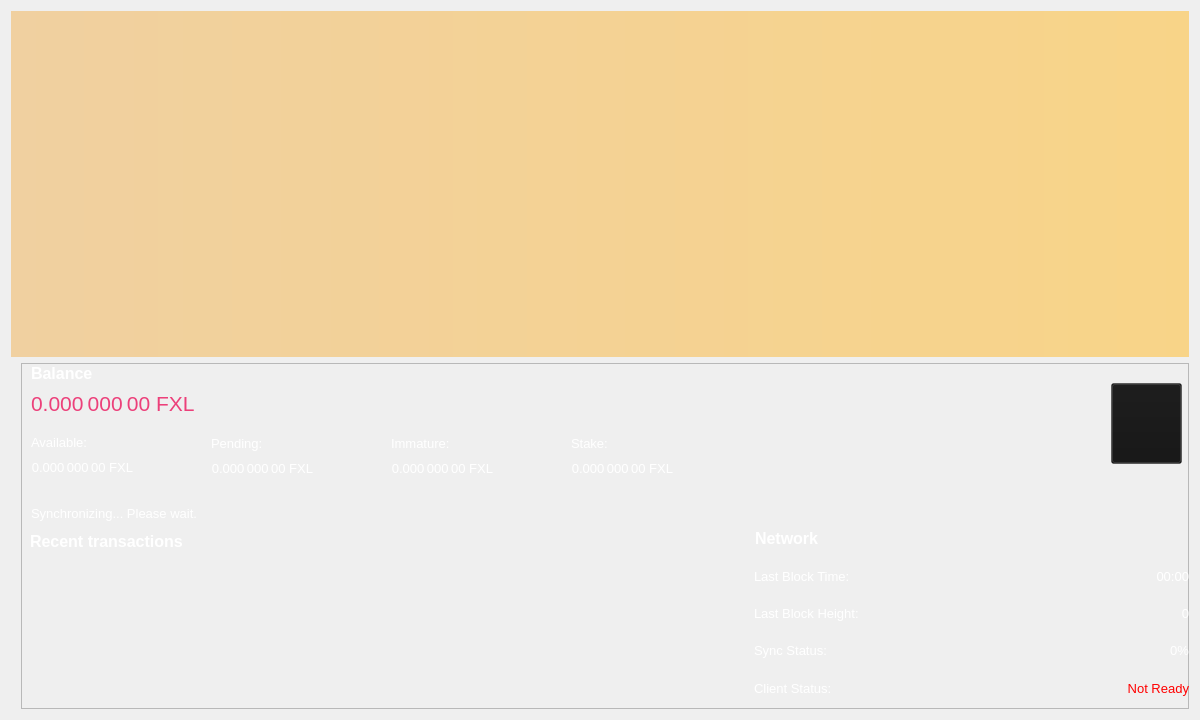
<?xml version="1.0" encoding="UTF-8"?>
<ui version="4.0">
 <class>OverviewPage</class>
 <widget class="QWidget" name="OverviewPage">
  <property name="geometry">
   <rect>
    <x>0</x>
    <y>0</y>
    <width>1200</width>
    <height>720</height>
   </rect>
  </property>
  <property name="minimumSize">
   <size>
    <width>1200</width>
    <height>700</height>
   </size>
  </property>
  <property name="font">
   <font>
    <weight>50</weight>
    <bold>false</bold>
   </font>
  </property>
  <property name="windowTitle">
   <string>Form</string>
  </property>
  <property name="styleSheet">
   <string notr="true">color: rgb(255, 255, 255);</string>
  </property>
  <layout class="QVBoxLayout" name="topLayout">
   <item>
    <widget class="QLabel" name="labelAlerts">
     <property name="visible">
      <bool>false</bool>
     </property>
     <property name="styleSheet">
      <string notr="true">background-color: qlineargradient(x1: 0, y1: 0, x2: 1, y2: 0, stop:0 #F0D0A0, stop:1 #F8D488); color:#000000;</string>
     </property>
     <property name="wordWrap">
      <bool>true</bool>
     </property>
     <property name="margin">
      <number>3</number>
     </property>
    </widget>
   </item>
   <item>
    <layout class="QHBoxLayout" name="horizontalLayout" stretch="1">
     <item>
      <layout class="QVBoxLayout" name="verticalLayout_2">
       <item>
        <widget class="QFrame" name="frame">
         <property name="maximumSize">
          <size>
           <width>16777215</width>
           <height>16777215</height>
          </size>
         </property>
         <property name="styleSheet">
          <string notr="true">margin-left: 10px;
</string>
         </property>
         <property name="frameShape">
          <enum>QFrame::StyledPanel</enum>
         </property>
         <property name="frameShadow">
          <enum>QFrame::Raised</enum>
         </property>
         <widget class="QLabel" name="labelTransactionsStatus">
          <property name="geometry">
           <rect>
            <x>10</x>
            <y>140</y>
            <width>300</width>
            <height>20</height>
           </rect>
          </property>
          <property name="minimumSize">
           <size>
            <width>300</width>
            <height>0</height>
           </size>
          </property>
          <property name="font">
           <font>
            <pointsize>10</pointsize>
           </font>
          </property>
          <property name="cursor">
           <cursorShape>WhatsThisCursor</cursorShape>
          </property>
          <property name="toolTip">
           <string>The displayed information may be out of date. Your wallet automatically synchronizes with the FlavorXL network after a connection is established, but this process has not completed yet.</string>
          </property>
          <property name="styleSheet">
           <string notr="true"/>
          </property>
          <property name="text">
           <string notr="true">Synchronizing... Please wait.</string>
          </property>
          <property name="alignment">
           <set>Qt::AlignLeading|Qt::AlignLeft|Qt::AlignVCenter</set>
          </property>
          <property name="indent">
           <number>0</number>
          </property>
         </widget>
         <widget class="QWidget" name="verticalLayoutWidget">
          <property name="geometry">
           <rect>
            <x>10</x>
            <y>0</y>
            <width>721</width>
            <height>88</height>
           </rect>
          </property>
          <layout class="QVBoxLayout" name="verticalLayout">
           <item>
            <layout class="QHBoxLayout" name="horizontalLayout_4">
             <item>
              <widget class="QLabel" name="label_5">
               <property name="font">
                <font>
                 <pointsize>12</pointsize>
                 <weight>75</weight>
                 <bold>true</bold>
                </font>
               </property>
               <property name="text">
                <string>Balance</string>
               </property>
               <property name="indent">
                <number>0</number>
               </property>
              </widget>
             </item>
             <item>
              <spacer name="horizontalSpacer_3">
               <property name="orientation">
                <enum>Qt::Horizontal</enum>
               </property>
               <property name="sizeHint" stdset="0">
                <size>
                 <width>40</width>
                 <height>20</height>
                </size>
               </property>
              </spacer>
             </item>
            </layout>
           </item>
           <item>
            <layout class="QHBoxLayout" name="horizontalLayout_2">
             <property name="spacing">
              <number>0</number>
             </property>
             <item>
              <widget class="QLabel" name="labelTotal">
               <property name="minimumSize">
                <size>
                 <width>400</width>
                 <height>30</height>
                </size>
               </property>
               <property name="maximumSize">
                <size>
                 <width>16777215</width>
                 <height>16777215</height>
                </size>
               </property>
               <property name="font">
                <font>
                 <pointsize>16</pointsize>
                 <weight>50</weight>
                 <bold>false</bold>
                </font>
               </property>
               <property name="cursor">
                <cursorShape>IBeamCursor</cursorShape>
               </property>
               <property name="toolTip">
                <string>Your current total balance</string>
               </property>
               <property name="styleSheet">
                <string notr="true">color: rgb(236, 64, 122);</string>
               </property>
               <property name="text">
                <string notr="true">0.000 000 00 FXL</string>
               </property>
               <property name="textFormat">
                <enum>Qt::AutoText</enum>
               </property>
               <property name="alignment">
                <set>Qt::AlignLeading|Qt::AlignLeft|Qt::AlignVCenter</set>
               </property>
               <property name="wordWrap">
                <bool>false</bool>
               </property>
               <property name="margin">
                <number>0</number>
               </property>
               <property name="indent">
                <number>0</number>
               </property>
               <property name="textInteractionFlags">
                <set>Qt::LinksAccessibleByMouse|Qt::TextSelectableByKeyboard|Qt::TextSelectableByMouse</set>
               </property>
              </widget>
             </item>
             <item>
              <spacer name="horizontalSpacer">
               <property name="orientation">
                <enum>Qt::Horizontal</enum>
               </property>
               <property name="sizeHint" stdset="0">
                <size>
                 <width>40</width>
                 <height>20</height>
                </size>
               </property>
              </spacer>
             </item>
            </layout>
           </item>
           <item>
            <spacer name="verticalSpacer">
             <property name="orientation">
              <enum>Qt::Vertical</enum>
             </property>
             <property name="sizeHint" stdset="0">
              <size>
               <width>20</width>
               <height>40</height>
              </size>
             </property>
            </spacer>
           </item>
          </layout>
         </widget>
         <widget class="QWidget" name="verticalLayoutWidget_2">
          <property name="geometry">
           <rect>
            <x>10</x>
            <y>69</y>
            <width>181</width>
            <height>71</height>
           </rect>
          </property>
          <layout class="QVBoxLayout" name="verticalLayout_3">
           <item>
            <layout class="QHBoxLayout" name="horizontalLayout_3">
             <item>
              <widget class="QLabel" name="labelBalanceText">
               <property name="font">
                <font>
                 <pointsize>10</pointsize>
                </font>
               </property>
               <property name="text">
                <string>Available:</string>
               </property>
               <property name="indent">
                <number>0</number>
               </property>
              </widget>
             </item>
             <item>
              <spacer name="horizontalSpacer_2">
               <property name="orientation">
                <enum>Qt::Horizontal</enum>
               </property>
               <property name="sizeHint" stdset="0">
                <size>
                 <width>40</width>
                 <height>20</height>
                </size>
               </property>
              </spacer>
             </item>
            </layout>
           </item>
           <item>
            <layout class="QHBoxLayout" name="horizontalLayout_5">
             <item>
              <widget class="QLabel" name="labelBalance">
               <property name="font">
                <font>
                 <pointsize>10</pointsize>
                 <weight>50</weight>
                 <bold>false</bold>
                </font>
               </property>
               <property name="cursor">
                <cursorShape>IBeamCursor</cursorShape>
               </property>
               <property name="toolTip">
                <string>Your current spendable balance</string>
               </property>
               <property name="text">
                <string notr="true">0.000 000 00 FXL</string>
               </property>
               <property name="alignment">
                <set>Qt::AlignRight|Qt::AlignTrailing|Qt::AlignVCenter</set>
               </property>
               <property name="indent">
                <number>0</number>
               </property>
               <property name="textInteractionFlags">
                <set>Qt::LinksAccessibleByMouse|Qt::TextSelectableByKeyboard|Qt::TextSelectableByMouse</set>
               </property>
              </widget>
             </item>
             <item>
              <spacer name="horizontalSpacer_4">
               <property name="orientation">
                <enum>Qt::Horizontal</enum>
               </property>
               <property name="sizeHint" stdset="0">
                <size>
                 <width>40</width>
                 <height>20</height>
                </size>
               </property>
              </spacer>
             </item>
            </layout>
           </item>
           <item>
            <spacer name="verticalSpacer_2">
             <property name="orientation">
              <enum>Qt::Vertical</enum>
             </property>
             <property name="sizeHint" stdset="0">
              <size>
               <width>20</width>
               <height>40</height>
              </size>
             </property>
            </spacer>
           </item>
          </layout>
         </widget>
         <widget class="QWidget" name="verticalLayoutWidget_3">
          <property name="geometry">
           <rect>
            <x>190</x>
            <y>70</y>
            <width>181</width>
            <height>71</height>
           </rect>
          </property>
          <layout class="QVBoxLayout" name="verticalLayout_4">
           <item>
            <layout class="QHBoxLayout" name="horizontalLayout_6">
             <item>
              <widget class="QLabel" name="labelPendingText">
               <property name="font">
                <font>
                 <pointsize>10</pointsize>
                </font>
               </property>
               <property name="text">
                <string>Pending:</string>
               </property>
               <property name="indent">
                <number>0</number>
               </property>
              </widget>
             </item>
             <item>
              <spacer name="horizontalSpacer_6">
               <property name="orientation">
                <enum>Qt::Horizontal</enum>
               </property>
               <property name="sizeHint" stdset="0">
                <size>
                 <width>40</width>
                 <height>20</height>
                </size>
               </property>
              </spacer>
             </item>
            </layout>
           </item>
           <item>
            <layout class="QHBoxLayout" name="horizontalLayout_7">
             <item>
              <widget class="QLabel" name="labelUnconfirmed">
               <property name="font">
                <font>
                 <pointsize>10</pointsize>
                 <weight>50</weight>
                 <bold>false</bold>
                </font>
               </property>
               <property name="cursor">
                <cursorShape>IBeamCursor</cursorShape>
               </property>
               <property name="toolTip">
                <string>Total of transactions that have yet to be confirmed, and do not yet count toward the spendable balance</string>
               </property>
               <property name="text">
                <string notr="true">0.000 000 00 FXL</string>
               </property>
               <property name="alignment">
                <set>Qt::AlignRight|Qt::AlignTrailing|Qt::AlignVCenter</set>
               </property>
               <property name="indent">
                <number>0</number>
               </property>
               <property name="textInteractionFlags">
                <set>Qt::LinksAccessibleByMouse|Qt::TextSelectableByKeyboard|Qt::TextSelectableByMouse</set>
               </property>
              </widget>
             </item>
             <item>
              <spacer name="horizontalSpacer_5">
               <property name="orientation">
                <enum>Qt::Horizontal</enum>
               </property>
               <property name="sizeHint" stdset="0">
                <size>
                 <width>40</width>
                 <height>20</height>
                </size>
               </property>
              </spacer>
             </item>
            </layout>
           </item>
           <item>
            <spacer name="verticalSpacer_3">
             <property name="orientation">
              <enum>Qt::Vertical</enum>
             </property>
             <property name="sizeHint" stdset="0">
              <size>
               <width>20</width>
               <height>40</height>
              </size>
             </property>
            </spacer>
           </item>
          </layout>
         </widget>
         <widget class="QWidget" name="verticalLayoutWidget_4">
          <property name="geometry">
           <rect>
            <x>370</x>
            <y>70</y>
            <width>181</width>
            <height>71</height>
           </rect>
          </property>
          <layout class="QVBoxLayout" name="verticalLayout_5">
           <item>
            <layout class="QHBoxLayout" name="horizontalLayout_8">
             <item>
              <widget class="QLabel" name="labelImmatureText">
               <property name="font">
                <font>
                 <pointsize>10</pointsize>
                </font>
               </property>
               <property name="text">
                <string>Immature:</string>
               </property>
               <property name="indent">
                <number>0</number>
               </property>
              </widget>
             </item>
             <item>
              <spacer name="horizontalSpacer_7">
               <property name="orientation">
                <enum>Qt::Horizontal</enum>
               </property>
               <property name="sizeHint" stdset="0">
                <size>
                 <width>40</width>
                 <height>20</height>
                </size>
               </property>
              </spacer>
             </item>
            </layout>
           </item>
           <item>
            <layout class="QHBoxLayout" name="horizontalLayout_9">
             <item>
              <widget class="QLabel" name="labelImmature">
               <property name="font">
                <font>
                 <pointsize>10</pointsize>
                 <weight>50</weight>
                 <bold>false</bold>
                </font>
               </property>
               <property name="cursor">
                <cursorShape>IBeamCursor</cursorShape>
               </property>
               <property name="toolTip">
                <string>Mined balance that has not yet matured</string>
               </property>
               <property name="text">
                <string notr="true">0.000 000 00 FXL</string>
               </property>
               <property name="alignment">
                <set>Qt::AlignRight|Qt::AlignTrailing|Qt::AlignVCenter</set>
               </property>
               <property name="indent">
                <number>0</number>
               </property>
               <property name="textInteractionFlags">
                <set>Qt::LinksAccessibleByMouse|Qt::TextSelectableByKeyboard|Qt::TextSelectableByMouse</set>
               </property>
              </widget>
             </item>
             <item>
              <spacer name="horizontalSpacer_8">
               <property name="orientation">
                <enum>Qt::Horizontal</enum>
               </property>
               <property name="sizeHint" stdset="0">
                <size>
                 <width>40</width>
                 <height>20</height>
                </size>
               </property>
              </spacer>
             </item>
            </layout>
           </item>
           <item>
            <spacer name="verticalSpacer_4">
             <property name="orientation">
              <enum>Qt::Vertical</enum>
             </property>
             <property name="sizeHint" stdset="0">
              <size>
               <width>20</width>
               <height>40</height>
              </size>
             </property>
            </spacer>
           </item>
          </layout>
         </widget>
         <widget class="QWidget" name="verticalLayoutWidget_5">
          <property name="geometry">
           <rect>
            <x>550</x>
            <y>70</y>
            <width>181</width>
            <height>71</height>
           </rect>
          </property>
          <layout class="QVBoxLayout" name="verticalLayout_6">
           <item>
            <layout class="QHBoxLayout" name="horizontalLayout_11">
             <item>
              <widget class="QLabel" name="label_10">
               <property name="font">
                <font>
                 <pointsize>10</pointsize>
                </font>
               </property>
               <property name="text">
                <string>Stake:</string>
               </property>
               <property name="indent">
                <number>0</number>
               </property>
              </widget>
             </item>
             <item>
              <spacer name="horizontalSpacer_9">
               <property name="orientation">
                <enum>Qt::Horizontal</enum>
               </property>
               <property name="sizeHint" stdset="0">
                <size>
                 <width>40</width>
                 <height>20</height>
                </size>
               </property>
              </spacer>
             </item>
            </layout>
           </item>
           <item>
            <layout class="QHBoxLayout" name="horizontalLayout_10">
             <item>
              <widget class="QLabel" name="labelStake">
               <property name="font">
                <font>
                 <pointsize>10</pointsize>
                 <weight>50</weight>
                 <bold>false</bold>
                </font>
               </property>
               <property name="cursor">
                <cursorShape>IBeamCursor</cursorShape>
               </property>
               <property name="toolTip">
                <string>Total of coins that was staked, and do not yet count toward the current balance</string>
               </property>
               <property name="text">
                <string notr="true">0.000 000 00 FXL</string>
               </property>
               <property name="alignment">
                <set>Qt::AlignRight|Qt::AlignTrailing|Qt::AlignVCenter</set>
               </property>
               <property name="indent">
                <number>0</number>
               </property>
               <property name="textInteractionFlags">
                <set>Qt::LinksAccessibleByMouse|Qt::TextSelectableByKeyboard|Qt::TextSelectableByMouse</set>
               </property>
              </widget>
             </item>
             <item>
              <spacer name="horizontalSpacer_10">
               <property name="orientation">
                <enum>Qt::Horizontal</enum>
               </property>
               <property name="sizeHint" stdset="0">
                <size>
                 <width>40</width>
                 <height>20</height>
                </size>
               </property>
              </spacer>
             </item>
            </layout>
           </item>
           <item>
            <spacer name="verticalSpacer_5">
             <property name="orientation">
              <enum>Qt::Vertical</enum>
             </property>
             <property name="sizeHint" stdset="0">
              <size>
               <width>20</width>
               <height>40</height>
              </size>
             </property>
            </spacer>
           </item>
          </layout>
         </widget>
         <widget class="QPushButton" name="viewQR">
          <property name="geometry">
           <rect>
            <x>1090</x>
            <y>20</y>
            <width>81</width>
            <height>81</height>
           </rect>
          </property>
          <property name="font">
           <font>
            <pointsize>10</pointsize>
           </font>
          </property>
          <property name="styleSheet">
           <string notr="true">background-color: rgb(20, 20, 20, 0.35);</string>
          </property>
          <property name="text">
           <string/>
          </property>
          <property name="icon">
           <iconset resource="../bitcoin.qrc">
            <normaloff>:/icons/qriconov</normaloff>:/icons/qriconov</iconset>
          </property>
          <property name="iconSize">
           <size>
            <width>64</width>
            <height>75</height>
           </size>
          </property>
         </widget>
         <widget class="QWidget" name="widget_wallview" native="true">
          <property name="geometry">
           <rect>
            <x>730</x>
            <y>160</y>
            <width>451</width>
            <height>405</height>
           </rect>
          </property>
          <layout class="QVBoxLayout" name="verticalLayout_7">
           <item>
            <layout class="QVBoxLayout" name="verticalLayout_8">
             <item>
              <layout class="QHBoxLayout" name="horizontalLayout_13">
               <item>
                <widget class="QLabel" name="label_11">
                 <property name="font">
                  <font>
                   <pointsize>12</pointsize>
                   <weight>75</weight>
                   <bold>true</bold>
                  </font>
                 </property>
                 <property name="text">
                  <string>Network</string>
                 </property>
                </widget>
               </item>
               <item>
                <spacer name="horizontalSpacer_12">
                 <property name="orientation">
                  <enum>Qt::Horizontal</enum>
                 </property>
                 <property name="sizeHint" stdset="0">
                  <size>
                   <width>40</width>
                   <height>20</height>
                  </size>
                 </property>
                </spacer>
               </item>
              </layout>
             </item>
             <item>
              <layout class="QHBoxLayout" name="horizontalLayout_20">
               <item>
                <widget class="QLabel" name="label_13">
                 <property name="maximumSize">
                  <size>
                   <width>167</width>
                   <height>16777215</height>
                  </size>
                 </property>
                 <property name="font">
                  <font>
                   <pointsize>10</pointsize>
                  </font>
                 </property>
                 <property name="text">
                  <string>Last Block Time:</string>
                 </property>
                </widget>
               </item>
               <item>
                <widget class="QLabel" name="lbTime">
                 <property name="font">
                  <font>
                   <pointsize>10</pointsize>
                  </font>
                 </property>
                 <property name="text">
                  <string>00:00</string>
                 </property>
                 <property name="alignment">
                  <set>Qt::AlignRight|Qt::AlignTrailing|Qt::AlignVCenter</set>
                 </property>
                </widget>
               </item>
              </layout>
             </item>
             <item>
              <layout class="QHBoxLayout" name="horizontalLayout_21">
               <item>
                <widget class="QLabel" name="label_15">
                 <property name="maximumSize">
                  <size>
                   <width>167</width>
                   <height>16777215</height>
                  </size>
                 </property>
                 <property name="font">
                  <font>
                   <pointsize>10</pointsize>
                  </font>
                 </property>
                 <property name="text">
                  <string>Last Block Height:</string>
                 </property>
                </widget>
               </item>
               <item>
                <widget class="QLabel" name="lbHeight">
                 <property name="font">
                  <font>
                   <pointsize>10</pointsize>
                  </font>
                 </property>
                 <property name="text">
                  <string>0</string>
                 </property>
                 <property name="alignment">
                  <set>Qt::AlignRight|Qt::AlignTrailing|Qt::AlignVCenter</set>
                 </property>
                </widget>
               </item>
              </layout>
             </item>
             <item>
              <layout class="QHBoxLayout" name="horizontalLayout_22">
               <item>
                <widget class="QLabel" name="label_16">
                 <property name="maximumSize">
                  <size>
                   <width>167</width>
                   <height>16777215</height>
                  </size>
                 </property>
                 <property name="font">
                  <font>
                   <pointsize>10</pointsize>
                  </font>
                 </property>
                 <property name="text">
                  <string>Sync Status:</string>
                 </property>
                </widget>
               </item>
               <item>
                <widget class="QLabel" name="sncStatus">
                 <property name="font">
                  <font>
                   <pointsize>10</pointsize>
                  </font>
                 </property>
                 <property name="text">
                  <string>0%</string>
                 </property>
                 <property name="alignment">
                  <set>Qt::AlignRight|Qt::AlignTrailing|Qt::AlignVCenter</set>
                 </property>
                </widget>
               </item>
              </layout>
             </item>
             <item>
              <layout class="QHBoxLayout" name="horizontalLayout_24">
               <item>
                <widget class="QLabel" name="label_18">
                 <property name="maximumSize">
                  <size>
                   <width>167</width>
                   <height>16777215</height>
                  </size>
                 </property>
                 <property name="font">
                  <font>
                   <pointsize>10</pointsize>
                  </font>
                 </property>
                 <property name="text">
                  <string>Client Status:</string>
                 </property>
                </widget>
               </item>
               <item>
                <widget class="QLabel" name="clStat">
                 <property name="font">
                  <font>
                   <pointsize>10</pointsize>
                  </font>
                 </property>
                 <property name="styleSheet">
                  <string notr="true">QLabel { color: red; }</string>
                 </property>
                 <property name="text">
                  <string>Not Ready</string>
                 </property>
                 <property name="alignment">
                  <set>Qt::AlignRight|Qt::AlignTrailing|Qt::AlignVCenter</set>
                 </property>
                </widget>
               </item>
              </layout>
             </item>
             <item>
              <layout class="QHBoxLayout" name="horizontalLayout_25">
               <item>
                <widget class="QLabel" name="label_19">
                 <property name="maximumSize">
                  <size>
                   <width>167</width>
                   <height>16777215</height>
                  </size>
                 </property>
                 <property name="font">
                  <font>
                   <pointsize>10</pointsize>
                  </font>
                 </property>
                 <property name="text">
                  <string>Coins are:</string>
                 </property>
                </widget>
               </item>
               <item>
                <widget class="QLabel" name="stkstat">
                 <property name="font">
                  <font>
                   <pointsize>10</pointsize>
                  </font>
                 </property>
                 <property name="text">
                  <string>Not Staking</string>
                 </property>
                 <property name="alignment">
                  <set>Qt::AlignRight|Qt::AlignTrailing|Qt::AlignVCenter</set>
                 </property>
                </widget>
               </item>
              </layout>
             </item>
             <item>
              <layout class="QHBoxLayout" name="horizontalLayout_17">
               <item>
                <widget class="QLabel" name="label_23">
                 <property name="maximumSize">
                  <size>
                   <width>167</width>
                   <height>16777215</height>
                  </size>
                 </property>
                 <property name="font">
                  <font>
                   <pointsize>10</pointsize>
                  </font>
                 </property>
                 <property name="text">
                  <string>Staking is:</string>
                 </property>
                </widget>
               </item>
               <item>
                <widget class="QLabel" name="stken">
                 <property name="font">
                  <font>
                   <pointsize>10</pointsize>
                  </font>
                 </property>
                 <property name="text">
                  <string>Disabled</string>
                 </property>
                 <property name="alignment">
                  <set>Qt::AlignRight|Qt::AlignTrailing|Qt::AlignVCenter</set>
                 </property>
                </widget>
               </item>
              </layout>
             </item>
             <item>
              <layout class="QHBoxLayout" name="horizontalLayout_23">
               <item>
                <widget class="QLabel" name="label_17">
                 <property name="maximumSize">
                  <size>
                   <width>167</width>
                   <height>16777215</height>
                  </size>
                 </property>
                 <property name="font">
                  <font>
                   <pointsize>10</pointsize>
                  </font>
                 </property>
                 <property name="text">
                  <string>Connections:</string>
                 </property>
                </widget>
               </item>
               <item>
                <widget class="QLabel" name="lbcon">
                 <property name="font">
                  <font>
                   <pointsize>10</pointsize>
                  </font>
                 </property>
                 <property name="text">
                  <string>0</string>
                 </property>
                 <property name="alignment">
                  <set>Qt::AlignRight|Qt::AlignTrailing|Qt::AlignVCenter</set>
                 </property>
                </widget>
               </item>
              </layout>
             </item>
             <item>
              <layout class="QHBoxLayout" name="horizontalLayout_26">
               <item>
                <widget class="QLabel" name="label_20">
                 <property name="minimumSize">
                  <size>
                   <width>110</width>
                   <height>0</height>
                  </size>
                 </property>
                 <property name="maximumSize">
                  <size>
                   <width>167</width>
                   <height>16777215</height>
                  </size>
                 </property>
                 <property name="font">
                  <font>
                   <pointsize>10</pointsize>
                  </font>
                 </property>
                 <property name="text">
                  <string>PoS Weight (Local):</string>
                 </property>
                </widget>
               </item>
               <item>
                <widget class="QLabel" name="urweight_2">
                 <property name="font">
                  <font>
                   <pointsize>10</pointsize>
                  </font>
                 </property>
                 <property name="text">
                  <string>0%</string>
                 </property>
                 <property name="alignment">
                  <set>Qt::AlignRight|Qt::AlignTrailing|Qt::AlignVCenter</set>
                 </property>
                </widget>
               </item>
              </layout>
             </item>
             <item>
              <layout class="QHBoxLayout" name="horizontalLayout_27">
               <item>
                <widget class="QLabel" name="label_21">
                 <property name="maximumSize">
                  <size>
                   <width>167</width>
                   <height>16777215</height>
                  </size>
                 </property>
                 <property name="font">
                  <font>
                   <pointsize>10</pointsize>
                  </font>
                 </property>
                 <property name="text">
                  <string>PoS Weight (Net):</string>
                 </property>
                </widget>
               </item>
               <item>
                <widget class="QLabel" name="netweight_2">
                 <property name="font">
                  <font>
                   <pointsize>10</pointsize>
                  </font>
                 </property>
                 <property name="text">
                  <string>0%</string>
                 </property>
                 <property name="alignment">
                  <set>Qt::AlignRight|Qt::AlignTrailing|Qt::AlignVCenter</set>
                 </property>
                </widget>
               </item>
              </layout>
             </item>
             <item>
              <layout class="QHBoxLayout" name="horizontalLayout_14">
               <item>
                <widget class="QLabel" name="label_24">
                 <property name="maximumSize">
                  <size>
                   <width>167</width>
                   <height>16777215</height>
                  </size>
                 </property>
                 <property name="font">
                  <font>
                   <pointsize>10</pointsize>
                  </font>
                 </property>
                 <property name="text">
                  <string>Est. Next Stake:</string>
                 </property>
                </widget>
               </item>
               <item>
                <widget class="QLabel" name="estnxt">
                 <property name="font">
                  <font>
                   <pointsize>10</pointsize>
                  </font>
                 </property>
                 <property name="text">
                  <string>Unkown</string>
                 </property>
                 <property name="alignment">
                  <set>Qt::AlignRight|Qt::AlignTrailing|Qt::AlignVCenter</set>
                 </property>
                </widget>
               </item>
              </layout>
             </item>
             <item>
              <layout class="QVBoxLayout" name="verticalLayout_9"/>
             </item>
            </layout>
           </item>
          </layout>
         </widget>
         <widget class="QWidget" name="layoutWidget00">
          <property name="geometry">
           <rect>
            <x>0</x>
            <y>160</y>
            <width>731</width>
            <height>461</height>
           </rect>
          </property>
          <layout class="QVBoxLayout" name="verticalLayout_11">
           <item>
            <widget class="QWidget" name="widget_2" native="true">
             <layout class="QVBoxLayout" name="verticalLayout_12">
              <item>
               <layout class="QHBoxLayout" name="horizontalLayout_15">
                <item>
                 <widget class="QLabel" name="label_6">
                  <property name="font">
                   <font>
                    <pointsize>12</pointsize>
                    <weight>75</weight>
                    <bold>true</bold>
                   </font>
                  </property>
                  <property name="text">
                   <string>&lt;b&gt;Recent transactions&lt;/b&gt;</string>
                  </property>
                  <property name="indent">
                   <number>0</number>
                  </property>
                 </widget>
                </item>
                <item>
                 <spacer name="horizontalSpacer_13">
                  <property name="orientation">
                   <enum>Qt::Horizontal</enum>
                  </property>
                  <property name="sizeHint" stdset="0">
                   <size>
                    <width>40</width>
                    <height>20</height>
                   </size>
                  </property>
                 </spacer>
                </item>
               </layout>
              </item>
              <item>
               <widget class="QListView" name="listTransactions_2">
                <property name="font">
                 <font>
                  <pointsize>10</pointsize>
                 </font>
                </property>
                <property name="styleSheet">
                 <string notr="true">QListView { background: transparent; }</string>
                </property>
                <property name="frameShape">
                 <enum>QFrame::NoFrame</enum>
                </property>
                <property name="verticalScrollBarPolicy">
                 <enum>Qt::ScrollBarAlwaysOff</enum>
                </property>
                <property name="horizontalScrollBarPolicy">
                 <enum>Qt::ScrollBarAlwaysOff</enum>
                </property>
                <property name="selectionMode">
                 <enum>QAbstractItemView::NoSelection</enum>
                </property>
               </widget>
              </item>
             </layout>
            </widget>
           </item>
          </layout>
         </widget>
         <widget class="QWidget" name="horizontalLayoutWidget">
          <property name="geometry">
           <rect>
            <x>0</x>
            <y>620</y>
            <width>731</width>
            <height>83</height>
           </rect>
          </property>
          <layout class="QHBoxLayout" name="horizontalLayout_12">
           <item>
            <widget class="QPushButton" name="vwalltx">
             <property name="minimumSize">
              <size>
               <width>81</width>
               <height>70</height>
              </size>
             </property>
             <property name="font">
              <font>
               <pointsize>10</pointsize>
              </font>
             </property>
             <property name="styleSheet">
              <string notr="true">background-color: rgb(20, 20, 20, 0.65);</string>
             </property>
             <property name="text">
              <string/>
             </property>
             <property name="icon">
              <iconset resource="../bitcoin.qrc">
               <normaloff>:/icons/history</normaloff>:/icons/history</iconset>
             </property>
             <property name="iconSize">
              <size>
               <width>64</width>
               <height>64</height>
              </size>
             </property>
            </widget>
           </item>
           <item>
            <spacer name="horizontalSpacer_11">
             <property name="orientation">
              <enum>Qt::Horizontal</enum>
             </property>
             <property name="sizeHint" stdset="0">
              <size>
               <width>40</width>
               <height>20</height>
              </size>
             </property>
            </spacer>
           </item>
          </layout>
         </widget>
         <widget class="QWidget" name="verticalLayoutWidget_6">
          <property name="geometry">
           <rect>
            <x>1130</x>
            <y>639</y>
            <width>41</width>
            <height>51</height>
           </rect>
          </property>
          <layout class="QVBoxLayout" name="verticalLayout_10">
           <item>
            <spacer name="verticalSpacer_6">
             <property name="orientation">
              <enum>Qt::Vertical</enum>
             </property>
             <property name="sizeHint" stdset="0">
              <size>
               <width>20</width>
               <height>40</height>
              </size>
             </property>
            </spacer>
           </item>
           <item>
            <widget class="QLabel" name="syncLabel">
             <property name="minimumSize">
              <size>
               <width>38</width>
               <height>28</height>
              </size>
             </property>
             <property name="maximumSize">
              <size>
               <width>38</width>
               <height>28</height>
              </size>
             </property>
             <property name="toolTip">
              <string extracomment="Synchronizing with FlavorXL network"/>
             </property>
             <property name="toolTipDuration">
              <number>5</number>
             </property>
             <property name="text">
              <string/>
             </property>
             <property name="scaledContents">
              <bool>true</bool>
             </property>
            </widget>
           </item>
          </layout>
         </widget>
         <widget class="QWidget" name="verticalLayoutWidget_7">
          <property name="geometry">
           <rect>
            <x>1090</x>
            <y>620</y>
            <width>42</width>
            <height>71</height>
           </rect>
          </property>
          <layout class="QVBoxLayout" name="verticalLayout_13">
           <item>
            <spacer name="verticalSpacer_7">
             <property name="orientation">
              <enum>Qt::Vertical</enum>
             </property>
             <property name="sizeHint" stdset="0">
              <size>
               <width>20</width>
               <height>40</height>
              </size>
             </property>
            </spacer>
           </item>
           <item>
            <widget class="QLabel" name="lockstatusLabel">
             <property name="minimumSize">
              <size>
               <width>40</width>
               <height>30</height>
              </size>
             </property>
             <property name="maximumSize">
              <size>
               <width>40</width>
               <height>30</height>
              </size>
             </property>
             <property name="text">
              <string/>
             </property>
             <property name="pixmap">
              <pixmap resource="../bitcoin.qrc">:/icons/lock_open_toolbar</pixmap>
             </property>
             <property name="scaledContents">
              <bool>true</bool>
             </property>
            </widget>
           </item>
          </layout>
         </widget>
        </widget>
       </item>
      </layout>
     </item>
    </layout>
   </item>
  </layout>
 </widget>
 <resources>
  <include location="../bitcoin.qrc"/>
 </resources>
 <connections/>
</ui>
